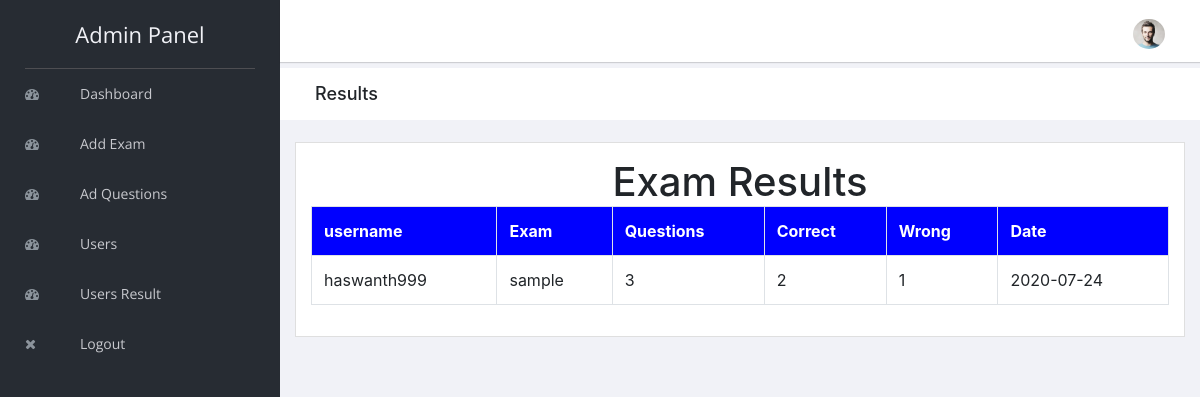
Page /admin/old-exam-resluts.php (signed in) on the committed database.
### tables this page shows
CREATE TABLE `exam_resluts` (
  `id` int(5) NOT NULL,
  `username` varchar(100) NOT NULL,
  `exam_type` varchar(100) NOT NULL,
  `total_question` varchar(10) NOT NULL,
  `correct_answer` varchar(10) NOT NULL,
  `wrong_answer` varchar(10) NOT NULL,
  `exam_time` varchar(10) NOT NULL
);

### admin/old-exam-resluts.php (the view, shortened to what this page needs)
<?php
include "header.php";
include "../connections.php";
    ?>
        <div class="breadcrumbs">
            <div class="col-sm-4">
                <div class="page-header float-left">
                    <div class="page-title">
                        <h1>Results</h1>
                    </div>
                </div>
            </div>
            </div>
            <div class="content mt-3">
              <div class="animated fadeIn">
              <div class="row">
                <div class="col-lg-12">
                 <div class="card">
                   <div class="card-body">
                   <center>
<h1> Exam Results</h1>
</center>
<?php
$res=mysqli_query($link,"select * from exam_resluts  order by id desc");
$count=mysqli_num_rows($res);
if($count==0)
{
    ?>
    <center>
<h1> Results Not Found</h1>
</center>
<?php
}
else{
 echo "<table class='table table-bordered'>";
 echo "<tr style='background-color:blue; color:white'>";
 echo "<th>"; echo "username"; echo "</th>";
 echo "<th>"; echo "Exam"; echo "</th>";
 echo "<th>"; echo " Questions"; echo "</th>";
 echo "<th>"; echo "Correct"; echo "</th>";
 echo "<th>"; echo "Wrong"; echo "</th>";
 echo "<th>"; echo "Date"; echo "</th>";
 echo "</tr>";
 while($row=mysqli_fetch_array($res)){
     echo "<tr>";
     echo "<td>"; echo $row["username"]; echo "</td>";
     echo "<td>"; echo  $row["exam_type"]; echo "</td>";
     echo "<td>"; echo  $row["total_question"]; echo "</td>";
     echo "<td>"; echo  $row["correct_answer"]; echo "</td>";
     echo "<td>"; echo  $row["wrong_answer"]; echo "</td>";
     echo "<td>"; echo  $row["exam_time"]; echo "</td>";
     echo "</tr>" ;
 }
 echo"</table>";
}
?>
                   </div>
                 </div>
                </div>
              </div>
              </div>
            </div>

### rows in the picture
exam_resluts: username "haswanth999", exam_type "sample", total_question "3", correct_answer "2", wrong_answer "1", exam_time "2020-07-24"
